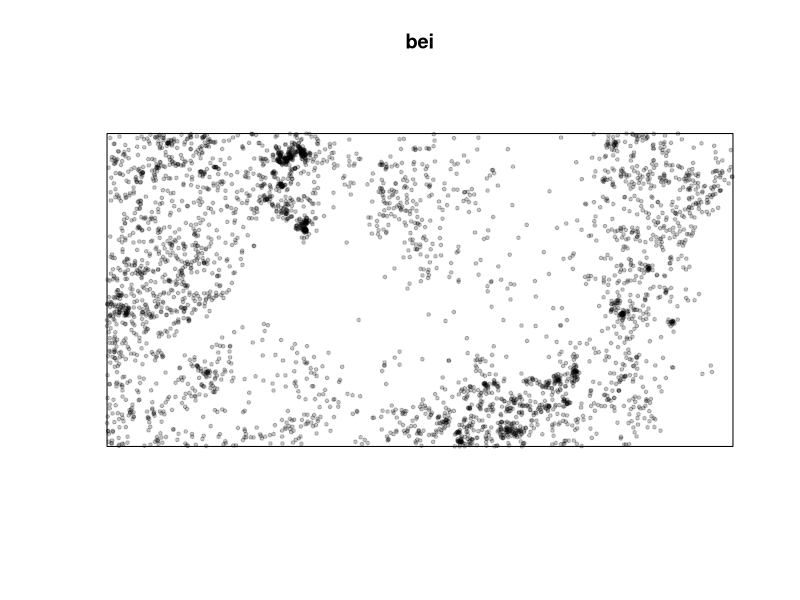
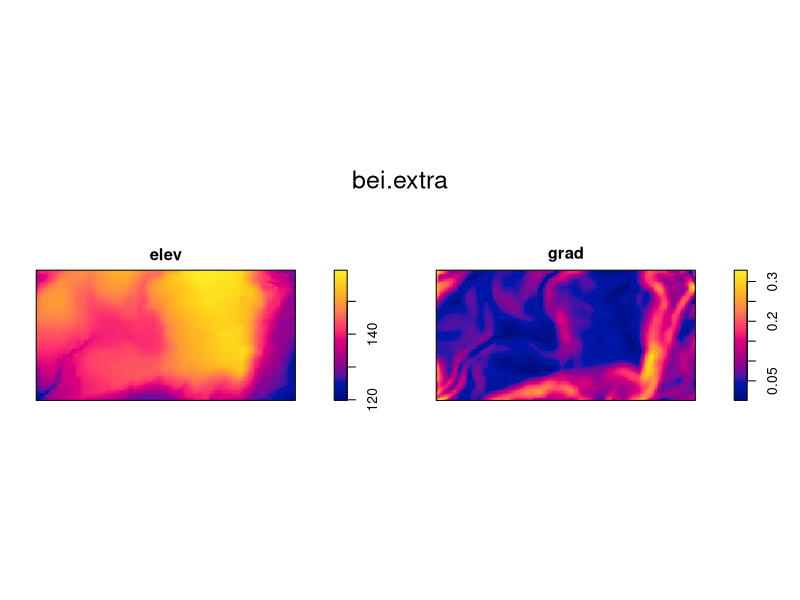
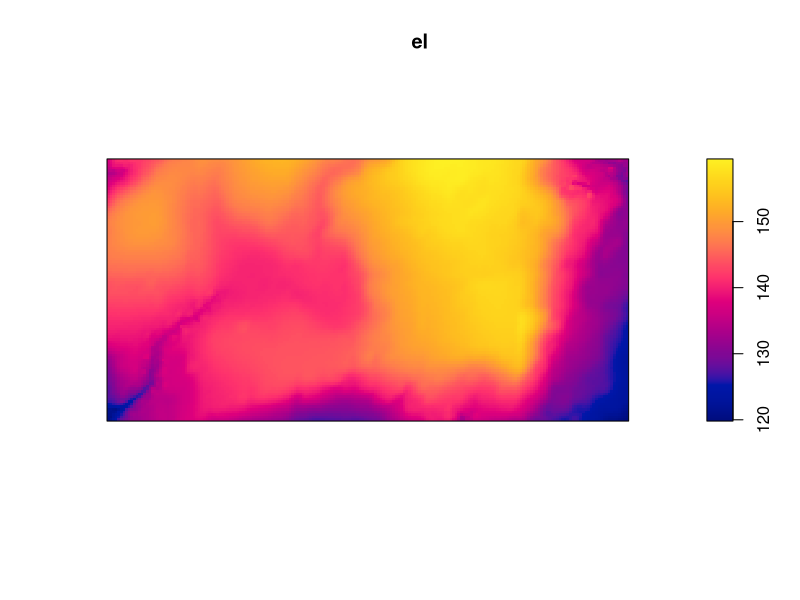
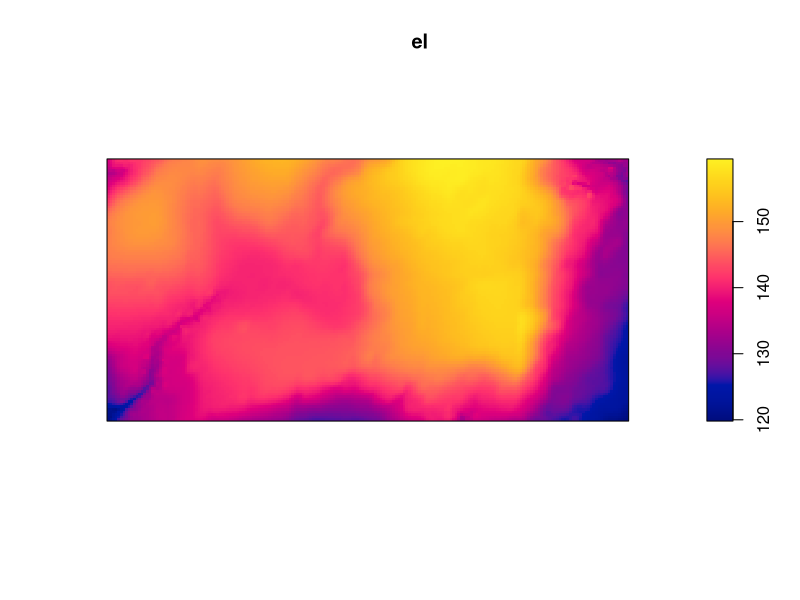
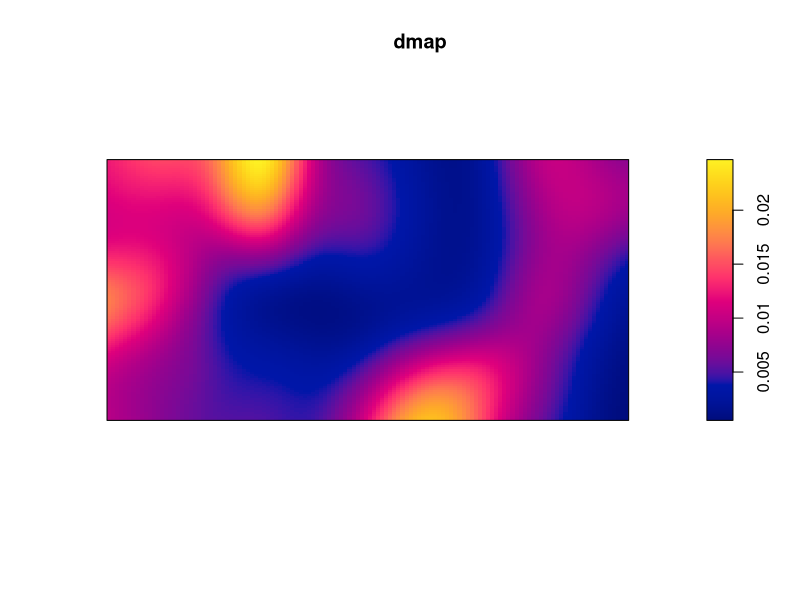
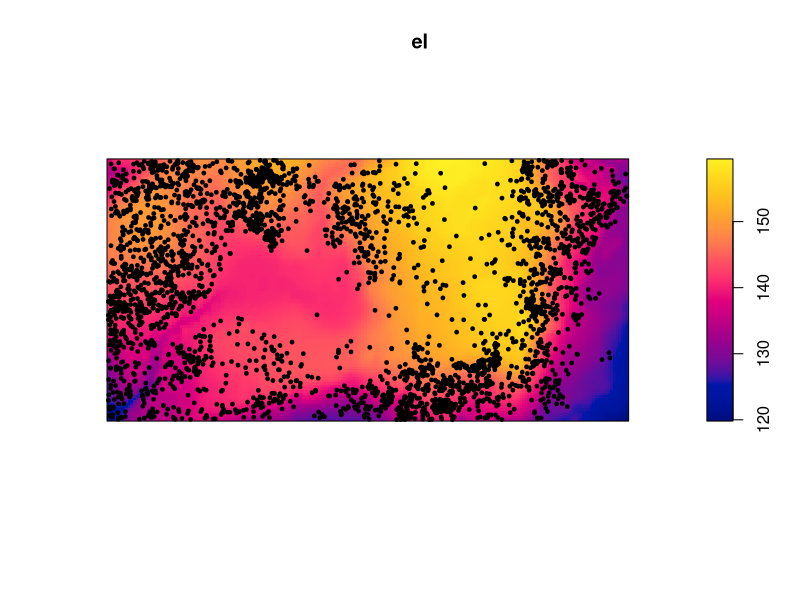

Here is the R script that generated these plots, in order:
# Code for studying population spread over space

install.packages("spatstat")
library (spatstat)

# Use a pre-defined data: bei
# A point pattern giving the locations of 3605 trees in a tropical rain forest. 
# Accompanied by covariate data giving the elevation (altitude) and slope of elevation in the study region.

bei
plot(bei,
     pch = 19, cex = 0.5) #spread of individuals

plot(bei.extra)           #elevation and gradient

bei.extra                 #info on the data
el <- bei.extra$elev      #extract only elevation (omit gradient)
plot(el)

el <- bei.extra[[1]]
plot(el)


# density map

dmap <- density(bei)      # I think the density function interpolates from points to raster
plot(dmap)
?density

plot(el)
points(bei, pch=19, cex=0.5)
?points
